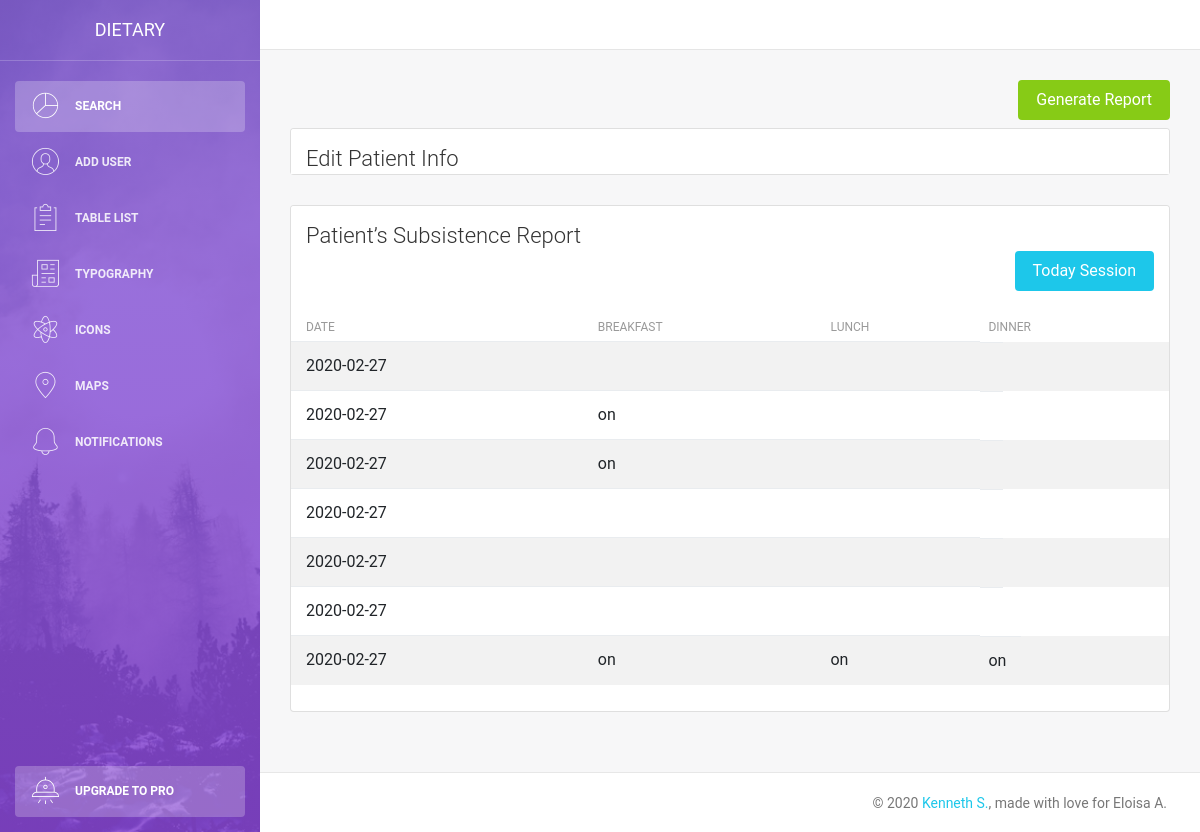
Page /searchList.php on the earlier database version.
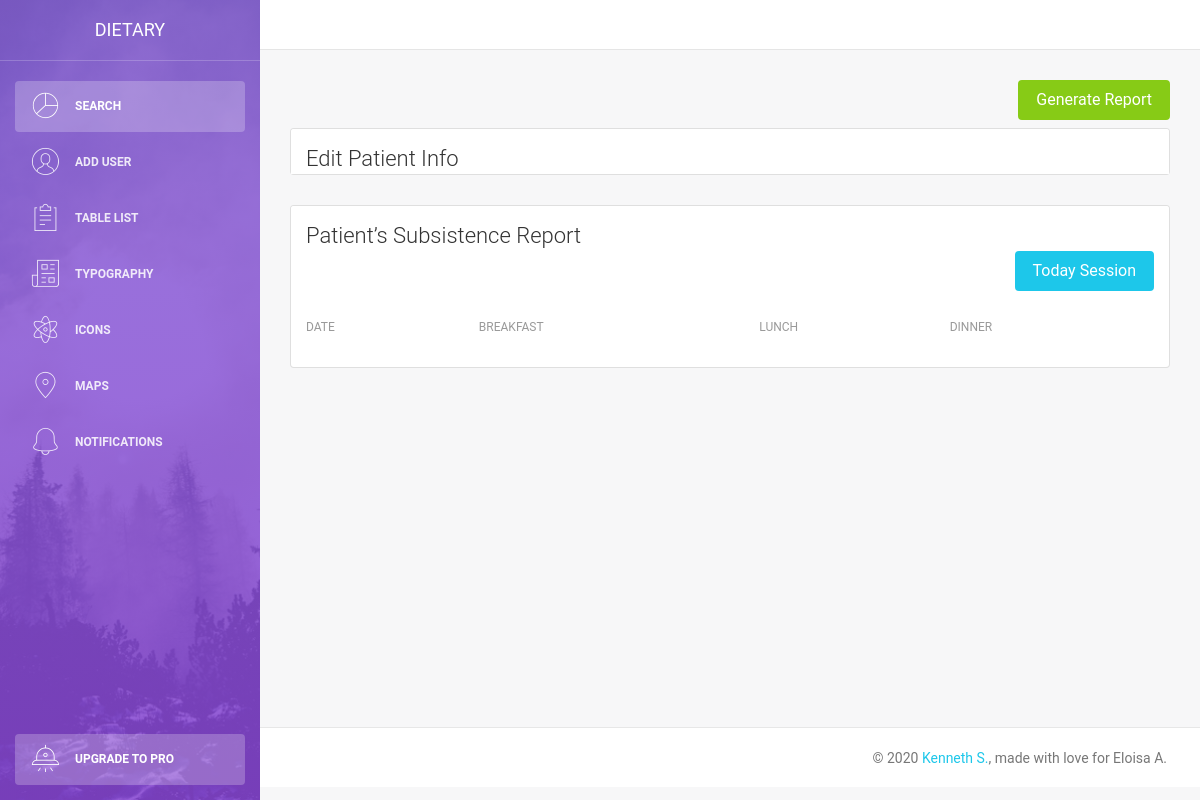
Same page on the later database version.
### tables this page shows
CREATE TABLE `patientsubsistence` (
  `id` int(12) NOT NULL,
  `pId` varchar(255) NOT NULL,
  `date` date DEFAULT NULL,
  `breakfast` varchar(225) NOT NULL,
  `lunch` varchar(225) NOT NULL,
  `dinner` varchar(225) NOT NULL
);

### components/sessionList.php (the view)
<?php
$pId = $_GET['uId'];
$query = "SELECT * FROM patientSubsistence WHERE pId = '$pId' ORDER BY date DESC";
$result = mysqli_query($conn, $query);
if (mysqli_num_rows($result) > 0) {
    while ($row = mysqli_fetch_assoc($result)) {
        echo '
        <tr>
            <td>' . $row['date'] . '</td>
            <td>' . $row['breakfast'] . '</td>
            <td>' . $row['lunch'] . '</td>
            <td>' . $row['dinner'] . '</td>
        </tr>
';
    }
}

### searchList.php (shortened to what this page needs)
<?php include('server.php'); ?>
<!DOCTYPE html>
<html lang="en">
<head>
    <link rel="stylesheet" href="https://maxcdn.bootstrapcdn.com/font-awesome/latest/css/font-awesome.min.css" />
    <link href="./assets/css/bootstrap.min.css" rel="stylesheet" />
    <link href="./assets/css/light-bootstrap-dashboard.css?v=2.0.0 " rel="stylesheet" />
    <link href="./assets/css/demo.css" rel="stylesheet" />
</head>
<body>
    <div class="wrapper">
        <?php include_once './components/sidebar.php' ?>
        <div class="main-panel">
            <nav class="navbar navbar-expand-lg " color-on-scroll="500">
            </nav>
            <div class="content">
                    <div class="container">
                        <div class="row">
                            <div class="col-md-12">
                                <button type="submit" name="generateReportBtn" data-toggle="modal" data-target="#generateReportsModal" class="btn btn-success btn-fill pull-right mb-2">Generate Report</button>
                            </div>
                        </div>
                        <div class="row">
                            <div class="col-md-12 ">
                                <div class="card">
                                    <div class="card-header">
                                        <h4 id="patientInfo" class="card-title">Edit Patient Info</h4>
                                    </div>
                                </div>
                            </div>
                        </div>
                        <div class="row">
                            <div class="col-md-12">
                                <div class="card strpied-tabled-with-hover">
                                    <div class="card-header ">
                                        <h4 class="card-title">Patient’s Subsistence Report</h4>
                                        <button type="submit" data-toggle="modal" data-target="#sessionModal" class="btn btn-info btn-fill pull-right">Today Session</button>
                                    </div>
                                    <div class="card-body table-full-width table-responsive">
                                        <table class="table table-hover table-striped">
                                            <thead>
                                                <tr>
                                                    <th>Date</th>
                                                    <th>Breakfast</th>
                                                    <th>Lunch</th>
                                                    <th>Dinner</th>
                                                </tr>
                                            </thead>
                                            <tbody>
                                                <?php include_once './components/sessionList.php' ?>
                                            </tbody>
                                        </table>
                                    </div>
                                </div>
                            </div>
                        </div>
                    </div>
                </div>
                <?php include_once './components/footer.php' ?>
            </div>
        </div>
</body>
</html>

### components/sidebar.php
<div class="sidebar" data-image="../assets/img/sidebar-5.jpg">
    <div class="sidebar-wrapper">
        <div class="logo">
            <a href="http://www.creative-tim.com" class="simple-text">
                Dietary
            </a>
        </div>
        <ul class="nav">
            <li class="nav-item active">
                <a class="nav-link" href="index.php">
                    <i class="nc-icon nc-chart-pie-35"></i>
                    <p>Search</p>
                </a>
            </li>
            <li>
                <a data-toggle="modal" data-target="#addUserModal" class="nav-link">
                    <i class="nc-icon nc-circle-09"></i>
                    <p>Add User</p>
                </a>
            </li>
            <li>
                <a class="nav-link" href="./table.html">
                    <i class="nc-icon nc-notes"></i>
                    <p>Table List</p>
                </a>
            </li>
            <li>
                <a class="nav-link" href="./typography.html">
                    <i class="nc-icon nc-paper-2"></i>
                    <p>Typography</p>
                </a>
            </li>
            <li>
                <a class="nav-link" href="./icons.html">
                    <i class="nc-icon nc-atom"></i>
                    <p>Icons</p>
                </a>
            </li>
            <li>
                <a class="nav-link" href="./maps.html">
                    <i class="nc-icon nc-pin-3"></i>
                    <p>Maps</p>
                </a>
            </li>
            <li>
                <a class="nav-link" href="./notifications.html">
                    <i class="nc-icon nc-bell-55"></i>
                    <p>Notifications</p>
                </a>
            </li>
            <li class="nav-item active active-pro">
                <a class="nav-link active" href="upgrade.html">
                    <i class="nc-icon nc-alien-33"></i>
                    <p>Upgrade to PRO</p>
                </a>
            </li>
        </ul>
    </div>
</div>

### components/footer.php (shortened to what this page needs)
<footer class="footer">
    <div class="container-fluid">
        <nav>
            <p class="copyright text-center">
                ©
                <a href="http://www.fb.com/synecders">Kenneth S.</a>, made with love for Eloisa A.
            </p>
        </nav>
    </div>
</footer>

Differences in the rows shown:
removed patientsubsistence: date "2020-02-27"
removed patientsubsistence: date "2020-02-27", breakfast "on"
removed patientsubsistence: date "2020-02-27", breakfast "on"
removed patientsubsistence: date "2020-02-27"
removed patientsubsistence: date "2020-02-27"
removed patientsubsistence: date "2020-02-27"
removed patientsubsistence: date "2020-02-27", breakfast "on", lunch "on", dinner "on"
